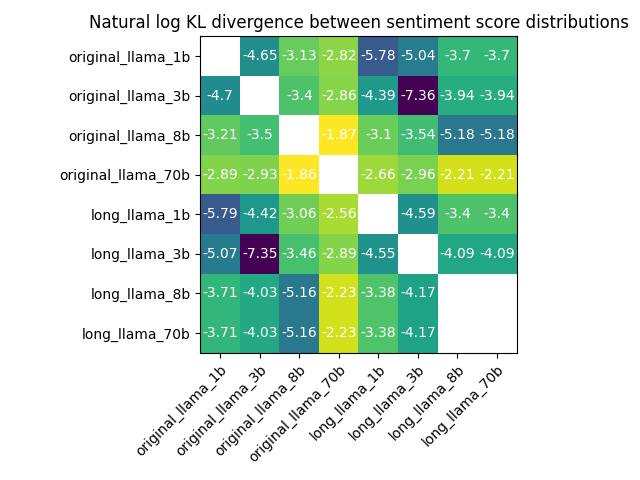

Write the Python code that produced this figure.
from scipy.stats import chisquare
from scipy.special import kl_div
import json
import numpy as np
import matplotlib.pyplot as plt

def main():
    model_names = ["llama_1b", "llama_3b", "llama_8b", "llama_70b"]
    model_contexts = ["original", "long"]

    merged_names = []
    for context in model_contexts:
        for model in model_names:
            merged_names.append(f"{context}_{model}")

    #8x8 because 8 total configurations
    kl_divs = np.zeros((8,8))

    #get every possible combination of two models: so 64 total:
    for c, model_context_1 in enumerate(model_contexts):
        for a, model_name_1 in enumerate(model_names):
            for d, model_context_2 in enumerate(model_contexts):
                for b, model_name_2 in enumerate(model_names):
                    file1 = open(f'distributions/{model_context_1}_{model_name_1}_sentiment_dist.json', 'r')
                    file2 = open(f'distributions/{model_context_2}_{model_name_2}_sentiment_dist.json', 'r')

                    json1 = json.load(file1)
                    json2 = json.load(file2)

                    dist_1 = np.array([json1["1"], json1["2"], json1["3"], json1["4"], json1["5"]])
                    dist_2 = np.array([json2["1"], json2["2"], json2["3"], json2["4"], json2["5"]])

                    dist_1_prob = dist_1 / dist_1.sum()
                    dist_2_prob = dist_2 / dist_2.sum()

                    kl_divergence = np.sum(kl_div(dist_1_prob, dist_2_prob))

                    if a == 0 and c == 0:
                        if d == 1 and (b == 2 or b == 3):
                            print(f'distributions/{model_context_2}_{model_name_2}_sentiment_dist.json')

                    kl_divs[a + 4*c][b + 4*d] = kl_divergence

    log_kl_divs = np.around(np.log(kl_divs), 2)
    fig, ax = plt.subplots()
    im = ax.imshow(log_kl_divs)

    # Show all ticks and label them with the respective list entries
    ax.set_xticks(range(len(merged_names)), labels=merged_names,
                rotation=45, ha="right", rotation_mode="anchor")
    ax.set_yticks(range(len(merged_names)), labels=merged_names)

    # Loop over data dimensions and create text annotations.
    for i in range(len(merged_names)):
        for j in range(len(merged_names)):
            text = ax.text(j, i, log_kl_divs[i, j],
                        ha="center", va="center", color="w")

    ax.set_title("Natural log KL divergence between sentiment score distributions")
    fig.tight_layout()
    plt.savefig("kl_div.png")

    print(kl_divs[0][1])
    print(kl_divs[1][0])

    file1 = open(f'distributions/original_llama_1b_sentiment_dist.json', 'r')
    file2 = open(f'distributions/original_llama_3b_sentiment_dist.json', 'r')

    json1 = json.load(file1)
    json2 = json.load(file2)

    dist_1 = np.array([json1["1"], json1["2"], json1["3"], json1["4"], json1["5"]])
    dist_2 = np.array([json2["1"], json2["2"], json2["3"], json2["4"], json2["5"]])

    dist_1_prob = dist_1 / dist_1.sum()
    dist_2_prob = dist_2 / dist_2.sum()

    kl_divergence = np.sum(kl_div(dist_2_prob, dist_1_prob))

    print(kl_divergence)

def js_divergence(p, q):
    # Normalize the distributions to sum to 1 (turn into probability distributions)
    p = np.array(p) / sum(p)
    q = np.array(q) / sum(q)
    
    # Compute the mean distribution
    m = 0.5 * (p + q)
    
    # Compute the KL divergences
    kl_p_m = kl_div(p, m).sum()
    kl_q_m = kl_div(q, m).sum()
    
    # Compute the Jensen-Shannon Divergence
    jsd = 0.5 * (kl_p_m + kl_q_m)
    
    return jsd

if __name__ == "__main__":
    main()